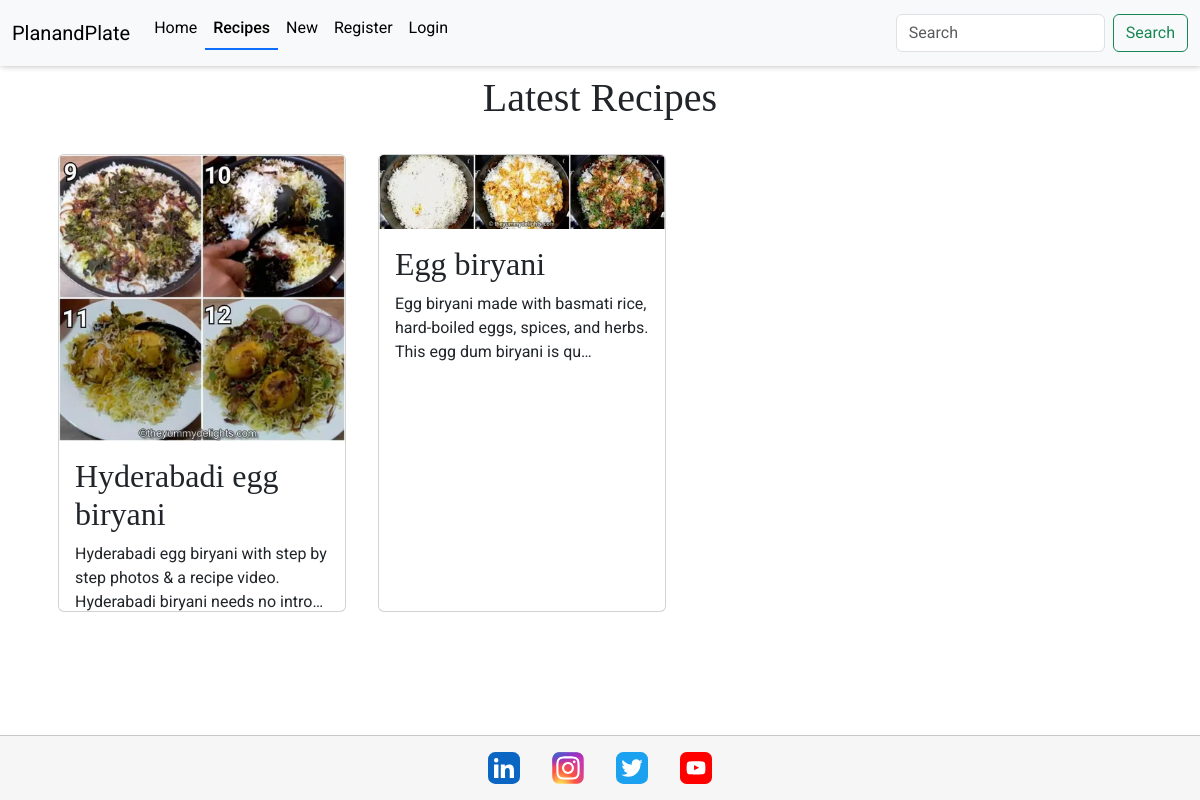
The app's page /recipes/recipes/, older data.
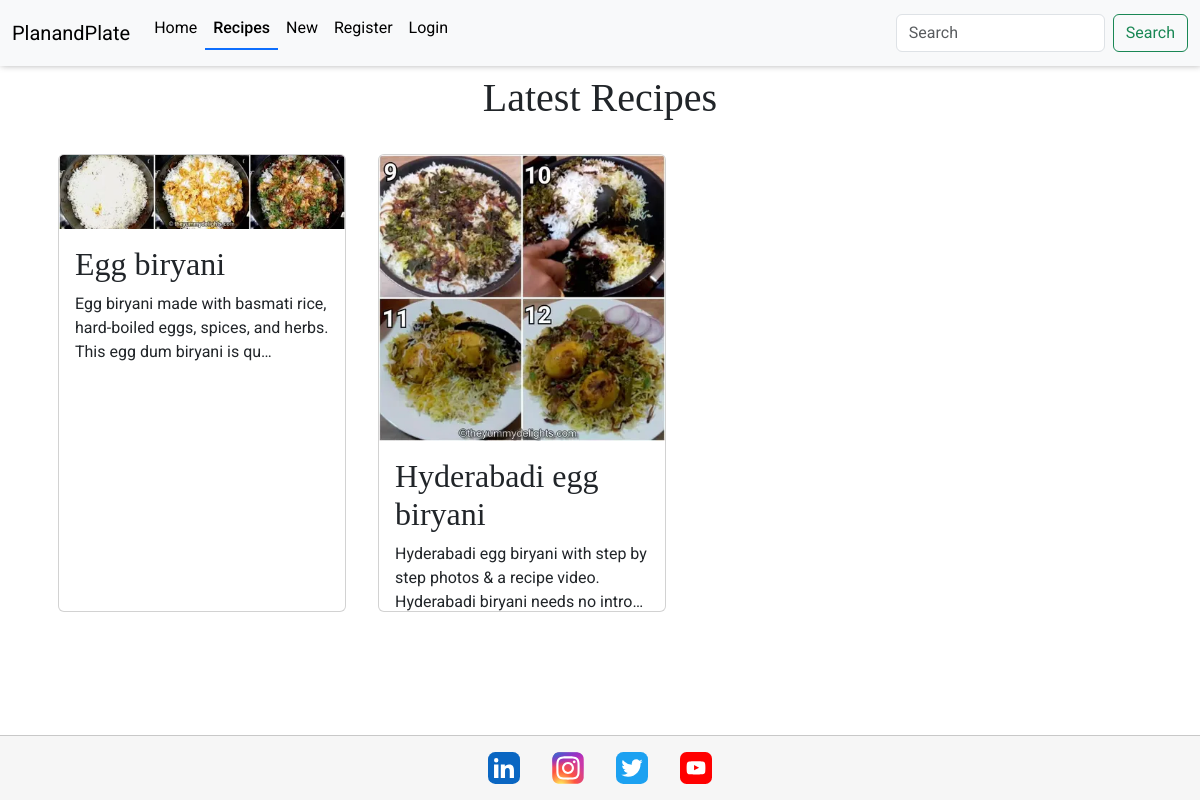
The same page, newer data.
### recipes/models.py (models this page shows, shortened)
class Recipe(models.Model):
    user = models.ForeignKey(
        User, related_name="recipe_owner", on_delete=models.CASCADE
    )
    title = models.CharField(max_length=300, null=False, blank=False)
    description = models.CharField(max_length=500, null=False, blank=False)
    instructions = RichTextField(max_length=10000, null=False, blank=False)
    ingredients = RichTextField(max_length=10000, null=False, blank=False)
    image = ResizedImageField(
        size=[400, None],
        quality=75,
        upload_to="recipes/",
        force_format="WEBP",
        blank=False,
        null=False,
    )
    image_alt = models.CharField(max_length=100, null=False, blank=False)
    meal_type = models.CharField(max_length=50, choices=MEAL_TYPES, default="breakfast")
    cuisine_types = models.CharField(
        max_length=100, choices=CUISINE_TYPES, default="african"
    )
    calories = models.IntegerField()
    posted_date = models.DateTimeField(auto_now=True)
    class Meta:
        ordering = ["-posted_date"]

### recipes/views.py (the view)
# urls.py: path("recipes/", Recipes.as_view(), name="recipes"),
class Recipes(ListView):
    template_name = "recipes/recipes.html"
    model = Recipe
    context_object_name = "recipes"
    def get_queryset(self, **kwargs):
        query = self.request.GET.get("q")
        if query:
            recipes = self.model.objects.filter(
                Q(title__icontains=query)
                | Q(description__icontains=query)
                | Q(instructions__icontains=query)
                | Q(cuisine_types__icontains=query)
            )
        else:
            recipes = self.model.objects.all()
        return recipes

### recipes/templates/recipes/recipes.html (shortened to what this page needs)
{% extends 'base.html' %}
{% block content %}
<h1 class="text-center p-2">
 Latest Recipes
</h1>
<div class="container d-flex flex-row flex-wrap justify-context-center">
    {% for recipe in recipes %}
    <a class="recipes" href="{% url 'recipe_detail' recipe.id %}" aria-label="Click to view {{recipe.title}}">
        <div class="card m-3" style="width: 18rem;">
            <img src="{{recipe.image.url}}" class="card-img-top" alt="{{recipe.image_alt}}">
            <div class="card-body">
              <h2 class="card-title">{{recipe.title}}</h2>
              <p class="card-text">{{recipe.description|truncatechars:100}}</p>
            </div>
          </div>
    </a>
    {% endfor %}
</div>
{% endblock %}

Row changes from the older to the newer data that the page shows:
changed Recipe "Egg biryani": moves up the list
